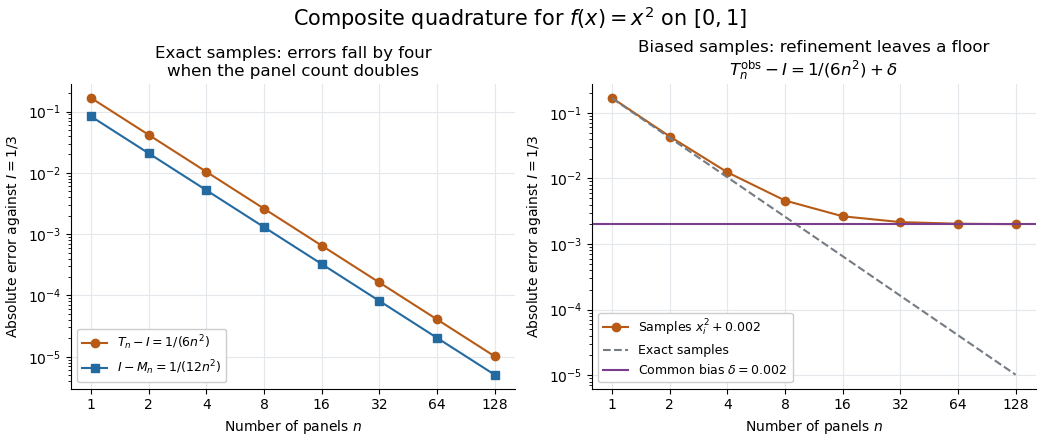

This chart was generated by the following Python code:
"""Plot exact quadratic quadrature errors and a controlled sample-bias model.

Run from _media. Tested with Python 3.14, matplotlib 3.10.7, numpy 2.3.5.
"""

from pathlib import Path

import matplotlib.pyplot as plt
import numpy as np


def main():
    panels = 2 ** np.arange(8)
    midpoint_errors, trapezoid_errors, biased_errors = [], [], []
    bias = 0.002
    for n in panels:
        x = np.linspace(0, 1, n + 1)
        midpoints = (x[:-1] + x[1:]) / 2
        m = np.sum(midpoints**2) / n
        t = (np.sum(x[1:-1]**2) + (x[0]**2 + x[-1]**2) / 2) / n
        observed = x**2 + bias
        biased_t = (np.sum(observed[1:-1]) + (observed[0] + observed[-1]) / 2) / n
        midpoint_errors.append(1 / 3 - m)
        trapezoid_errors.append(t - 1 / 3)
        biased_errors.append(biased_t - 1 / 3)
    midpoint_errors = np.asarray(midpoint_errors)
    trapezoid_errors = np.asarray(trapezoid_errors)
    biased_errors = np.asarray(biased_errors)
    np.testing.assert_allclose(midpoint_errors, 1 / (12 * panels**2), rtol=1e-10)
    np.testing.assert_allclose(trapezoid_errors, 1 / (6 * panels**2), rtol=1e-10)
    np.testing.assert_allclose(biased_errors, trapezoid_errors + bias, rtol=1e-10)
    fig, axes = plt.subplots(1, 2, figsize=(10.4, 4.4), layout="constrained")
    fig.set_facecolor("white")
    for ax in axes:
        ax.set_facecolor("white")
        ax.set_xscale("log", base=2)
        ax.set_yscale("log")
        ax.set_xticks(panels, labels=[str(n) for n in panels])
        ax.set(xlabel="Number of panels $n$", ylabel="Absolute error against $I=1/3$")
        ax.grid(which="major", color="#e4e7eb")
        ax.spines[["top", "right"]].set_visible(False)
    axes[0].plot(panels, trapezoid_errors, "o-", color="#b75a16", label="$T_n-I=1/(6n^2)$")
    axes[0].plot(panels, midpoint_errors, "s-", color="#236aa0", label="$I-M_n=1/(12n^2)$")
    axes[0].set_title("Exact samples: errors fall by four\nwhen the panel count doubles", fontsize=12)
    axes[1].plot(panels, biased_errors, "o-", color="#b75a16", label="Samples $x_i^2+0.002$")
    axes[1].plot(panels, trapezoid_errors, "--", color="#757b83", label="Exact samples")
    axes[1].axhline(bias, color="#7b3e8c", lw=1.5, label="Common bias $\\delta=0.002$")
    axes[1].set_title("Biased samples: refinement leaves a floor\n$T_n^{\\mathrm{obs}}-I=1/(6n^2)+\\delta$", fontsize=12)
    for ax in axes:
        ax.legend(loc="lower left", fontsize=9, facecolor="white", framealpha=1)
    fig.suptitle("Composite quadrature for $f(x)=x^2$ on $[0,1]$", fontsize=15)
    fig.savefig(Path(__file__).stem + ".png", dpi=100, facecolor="white", transparent=False)
    plt.close(fig)


if __name__ == "__main__":
    main()
